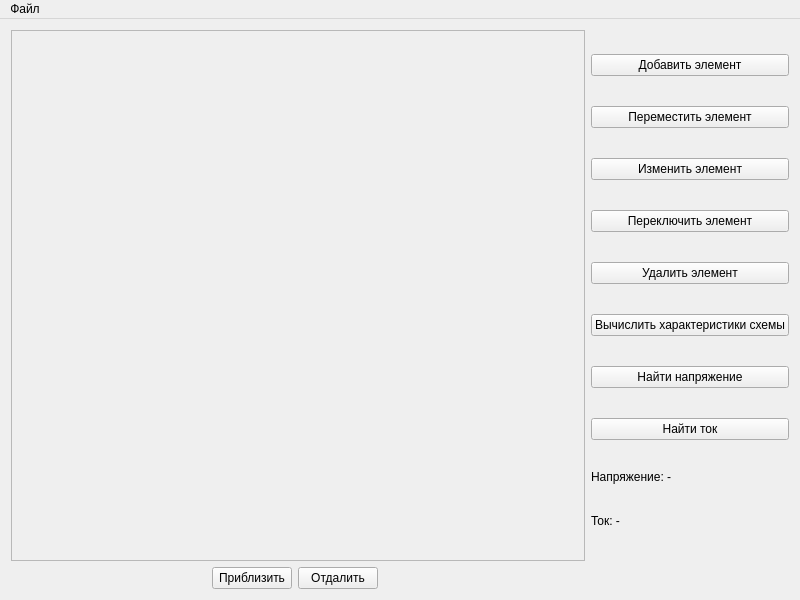
<?xml version="1.0" encoding="UTF-8"?>
<ui version="4.0">
 <class>MainWindowClass</class>
 <widget class="QMainWindow" name="MainWindowClass">
  <property name="geometry">
   <rect>
    <x>0</x>
    <y>0</y>
    <width>800</width>
    <height>600</height>
   </rect>
  </property>
  <property name="windowTitle">
   <string>Электрические схемы</string>
  </property>
  <widget class="QWidget" name="centralWidget">
   <layout class="QGridLayout" name="gridLayout">
    <item row="3" column="0">
     <layout class="QHBoxLayout" name="horizontalLayout">
      <item>
       <spacer name="horizontalSpacer">
        <property name="orientation">
         <enum>Qt::Horizontal</enum>
        </property>
        <property name="sizeHint" stdset="0">
         <size>
          <width>40</width>
          <height>20</height>
         </size>
        </property>
       </spacer>
      </item>
      <item>
       <widget class="QPushButton" name="zoomInPushButton">
        <property name="text">
         <string>Приблизить</string>
        </property>
       </widget>
      </item>
      <item>
       <widget class="QPushButton" name="zoomOutPushButton">
        <property name="text">
         <string>Отдалить</string>
        </property>
       </widget>
      </item>
      <item>
       <spacer name="horizontalSpacer_2">
        <property name="orientation">
         <enum>Qt::Horizontal</enum>
        </property>
        <property name="sizeHint" stdset="0">
         <size>
          <width>40</width>
          <height>20</height>
         </size>
        </property>
       </spacer>
      </item>
     </layout>
    </item>
    <item row="0" column="0" rowspan="3" colspan="2">
     <widget class="QScrollArea" name="scrollArea">
      <property name="sizePolicy">
       <sizepolicy hsizetype="Expanding" vsizetype="Expanding">
        <horstretch>0</horstretch>
        <verstretch>0</verstretch>
       </sizepolicy>
      </property>
      <property name="verticalScrollBarPolicy">
       <enum>Qt::ScrollBarAsNeeded</enum>
      </property>
      <property name="horizontalScrollBarPolicy">
       <enum>Qt::ScrollBarAsNeeded</enum>
      </property>
      <property name="sizeAdjustPolicy">
       <enum>QAbstractScrollArea::AdjustToContents</enum>
      </property>
      <property name="widgetResizable">
       <bool>true</bool>
      </property>
      <property name="alignment">
       <set>Qt::AlignCenter</set>
      </property>
      <widget class="RenderArea" name="renderArea">
       <property name="geometry">
        <rect>
         <x>0</x>
         <y>0</y>
         <width>559</width>
         <height>407</height>
        </rect>
       </property>
       <property name="mouseTracking">
        <bool>true</bool>
       </property>
      </widget>
     </widget>
    </item>
    <item row="0" column="2" rowspan="3">
     <layout class="QVBoxLayout" name="verticalLayout">
      <item>
       <widget class="QPushButton" name="addElementPushButton">
        <property name="text">
         <string>Добавить элемент</string>
        </property>
       </widget>
      </item>
      <item>
       <widget class="QPushButton" name="moveElementPushButton">
        <property name="text">
         <string>Переместить элемент</string>
        </property>
       </widget>
      </item>
      <item>
       <widget class="QPushButton" name="editElementPushButton">
        <property name="text">
         <string>Изменить элемент</string>
        </property>
       </widget>
      </item>
      <item>
       <widget class="QPushButton" name="toggleElementPushButton">
        <property name="text">
         <string>Переключить элемент</string>
        </property>
       </widget>
      </item>
      <item>
       <widget class="QPushButton" name="removeElementPushButton">
        <property name="text">
         <string>Удалить элемент</string>
        </property>
       </widget>
      </item>
      <item>
       <widget class="QPushButton" name="calculateCircuitPushButton">
        <property name="text">
         <string>Вычислить характеристики схемы</string>
        </property>
       </widget>
      </item>
      <item>
       <widget class="QPushButton" name="measureVoltagePushButton">
        <property name="text">
         <string>Найти напряжение</string>
        </property>
       </widget>
      </item>
      <item>
       <widget class="QPushButton" name="measureCurrentPushButton">
        <property name="text">
         <string>Найти ток</string>
        </property>
       </widget>
      </item>
      <item>
       <widget class="QLabel" name="voltageLabel">
        <property name="sizePolicy">
         <sizepolicy hsizetype="Preferred" vsizetype="Fixed">
          <horstretch>0</horstretch>
          <verstretch>0</verstretch>
         </sizepolicy>
        </property>
        <property name="text">
         <string>Напряжение: -</string>
        </property>
       </widget>
      </item>
      <item>
       <widget class="QLabel" name="currentLabel">
        <property name="sizePolicy">
         <sizepolicy hsizetype="Preferred" vsizetype="Fixed">
          <horstretch>0</horstretch>
          <verstretch>0</verstretch>
         </sizepolicy>
        </property>
        <property name="text">
         <string>Ток: -</string>
        </property>
       </widget>
      </item>
     </layout>
    </item>
   </layout>
  </widget>
  <widget class="QMenuBar" name="menuBar">
   <property name="geometry">
    <rect>
     <x>0</x>
     <y>0</y>
     <width>800</width>
     <height>26</height>
    </rect>
   </property>
   <widget class="QMenu" name="fileMenu">
    <property name="title">
     <string>Файл</string>
    </property>
    <addaction name="newFileAction"/>
    <addaction name="openFileAction"/>
    <addaction name="saveFileAction"/>
   </widget>
   <addaction name="fileMenu"/>
  </widget>
  <action name="newFileAction">
   <property name="text">
    <string>Новый</string>
   </property>
  </action>
  <action name="openFileAction">
   <property name="text">
    <string>Открыть</string>
   </property>
  </action>
  <action name="saveFileAction">
   <property name="text">
    <string>Сохранить</string>
   </property>
  </action>
 </widget>
 <layoutdefault spacing="6" margin="11"/>
 <customwidgets>
  <customwidget>
   <class>RenderArea</class>
   <extends>QWidget</extends>
   <header>RenderArea.h</header>
   <container>1</container>
  </customwidget>
 </customwidgets>
 <resources>
  <include location="MainWindow.qrc"/>
 </resources>
 <connections/>
</ui>
